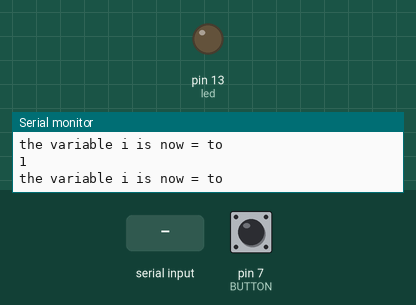
Bench run of a sketch on a simulated Arduino Uno, built with avr-gcc and run on an emulated ATmega328P. Shown: output pins drawn as LEDs (lit = HIGH), the last lines printed to the serial monitor. Inputs (shaded band) come from the test bench; at power-on: pin 7 (BUTTON) LOW.

Above: at 1.9 s.
2.0 s: pin 7 (BUTTON) pulled HIGH for 0.75 s
At 3.2 s:
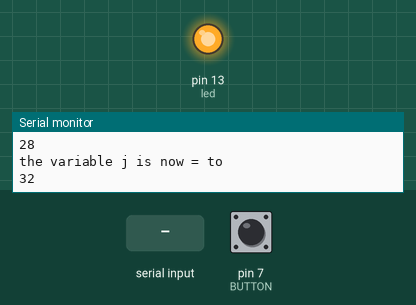
4.2 s: byte 30 received over Serial
5.7 s: byte 90 received over Serial
7.2 s: byte 120 received over Serial
Timing chart, 0 to 9.7 s (numbered marks = the images above; inputs shaded):
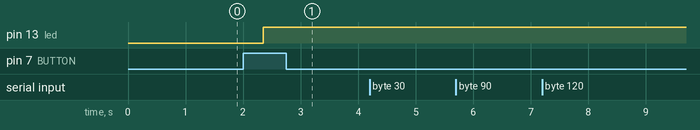

Measured:
- after the input at 2.0 s, pin 13 (led): LOW → HIGH after 0.35 s

The sketch:

KentGreenSerialButton.ino
```cpp
// Kent Green's serial button
//Three loops in a row (no loops in a loop) ((while)&(for++)&(for+4)

//Serial output, Serial input,

const int BUTTON = 7; // the pin the BUTTON is connected to
int i = 0;
int j = 0;

const int led = 13;

void setup()
{
  Serial.begin(9600); // Initialize serial port to send and
                      // receive at 9600 baud
  pinMode(BUTTON, INPUT);
  pinMode(led, OUTPUT);
}


 void loop()
{

    int val = (digitalRead(BUTTON));

    digitalWrite(led, val);

     while(val==HIGH)
  	{
 	if ( Serial.available()) // Check to see if at least one
                           	 // character is available
      		{
     		 blink();
      		 //break;
    		}
  	}

    for(int i=0; i < 10; i++)
  	{
	Serial.println("the variable i is now = to ");
	Serial.println(i);
  	}

    for(int j=4; j < 36; j+=4)
  	{
	Serial.println("the variable j is now = to ");
	Serial.println(j);
  	}

}// Arduino loop is closed

void blink()
{
      char ch = Serial.read();
      Serial.print(ch);
      Serial.println(" was the character entered on keyboard");
}
```
